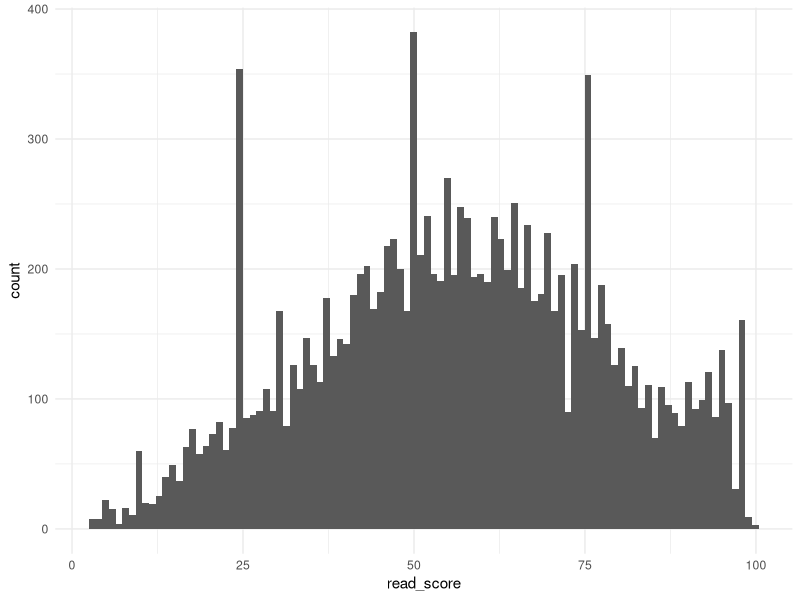
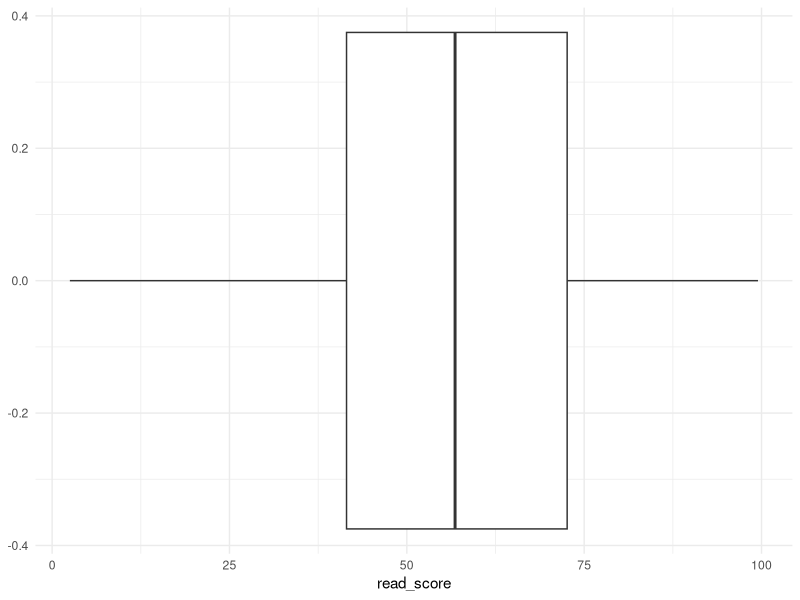
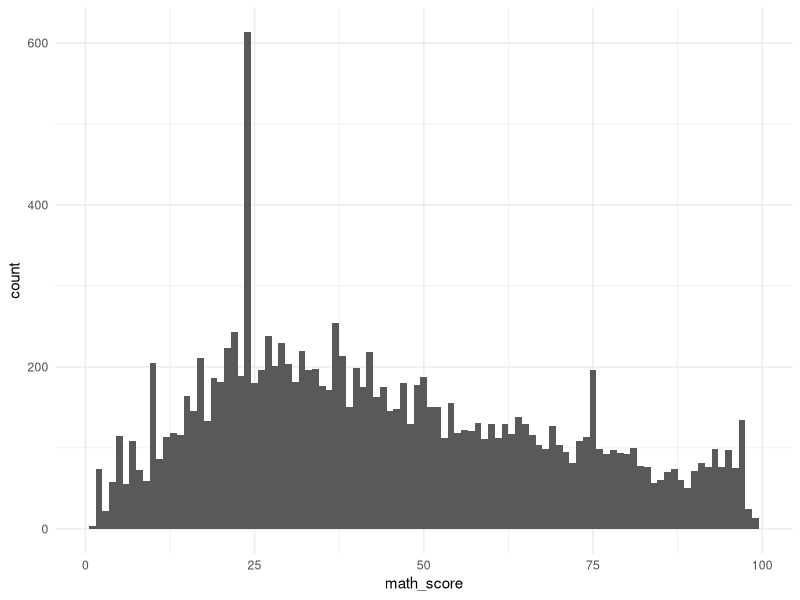
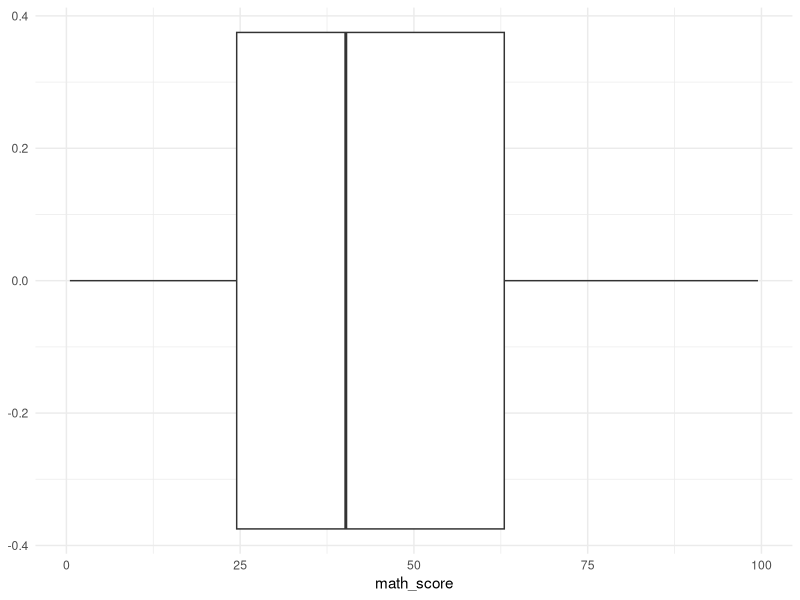
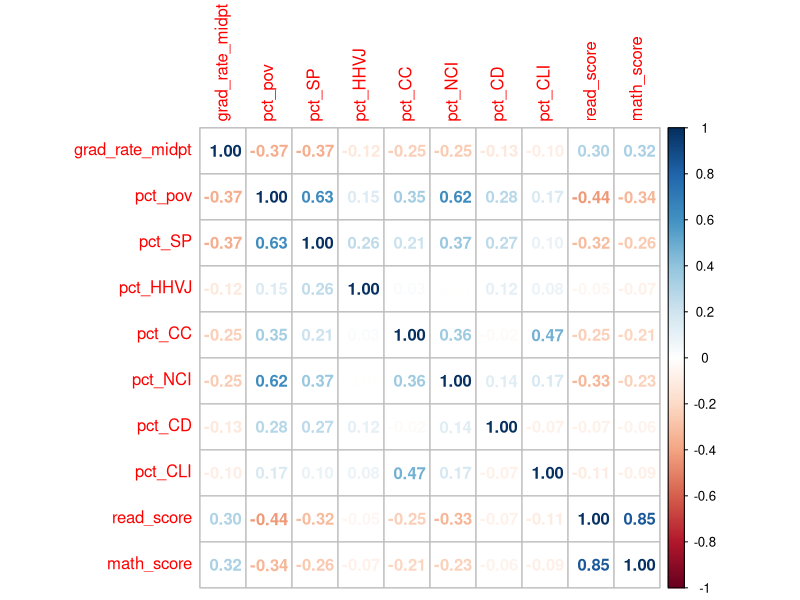
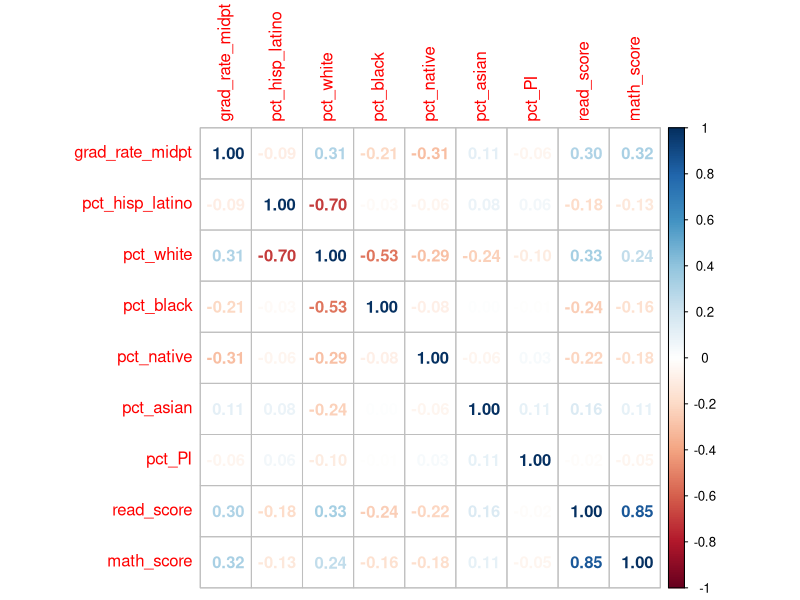
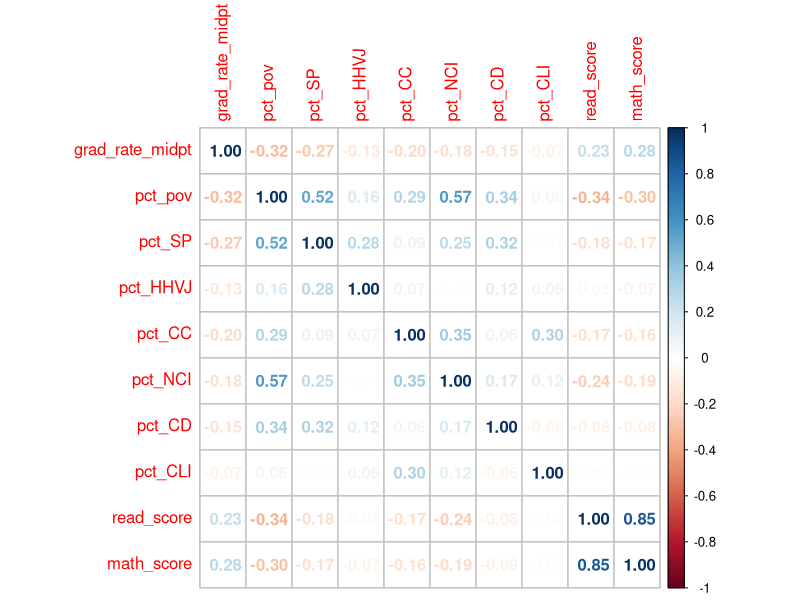
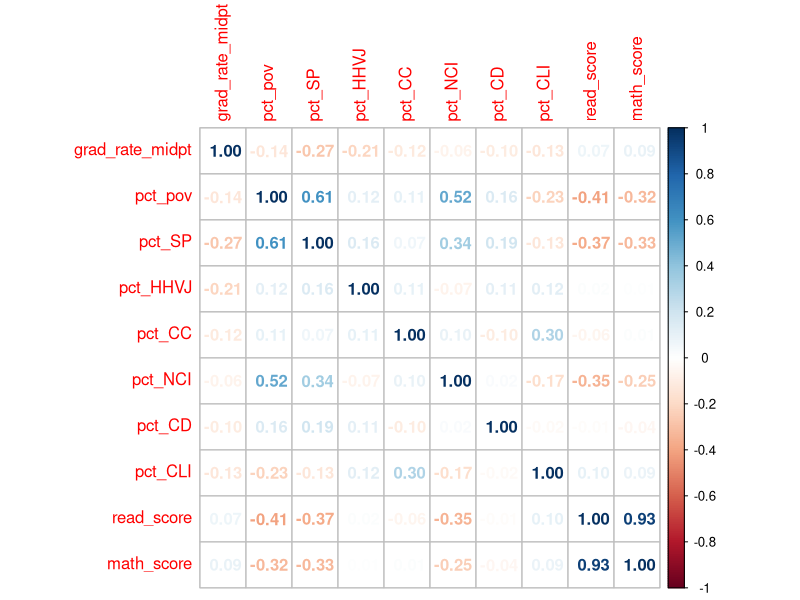

The R script that drew these images, in order:
## ---- chunk 1

library(tidyverse)
library(readr)
library(corrplot)

school_assess <- read_csv("../data/school_assess.csv")
grad_raceP_household_rev <- read_csv("../data/grad_raceP_household_rev.csv")


## ---- chunk 2
school_assess <- school_assess %>%
  filter(read_test_pct_prof_midpt > 0, 
         math_test_pct_prof_midpt > 0) %>%
  group_by(leaid)%>%
  summarize(read_score = mean(read_test_pct_prof_midpt), 
            math_score = mean(math_test_pct_prof_midpt))
## ---- chunk 3
school_assess %>%
  ggplot(aes(x=read_score)) +
  geom_histogram(bins = 100)+
  theme_minimal()

ggplot(school_assess, aes(x=read_score)) +
  geom_boxplot()+
  theme_minimal()
## ---- chunk 4
ggplot(school_assess, aes(x=math_score)) +
  geom_histogram(bins = 100)+
  theme_minimal()

ggplot(school_assess, aes(x=math_score)) +
  geom_boxplot()+
  theme_minimal()
## ---- chunk 5
district_assess <- grad_raceP_household_rev %>%
  left_join(school_assess, by = c("LEAID" = "leaid"))
## ---- chunk 6
district_assess <- district_assess %>%
    select(17:22) %>%
    mutate(
        predom_race = names(.)[max.col(.)],
        predom_race = predom_race %>% 
            str_replace_all("pct_", ""), 
        predom_race = predom_race %>% 
            factor(levels = c("hisp_latino", "white", 
                              "black", "native", "asian"), 
                   labels = c("Hispanic/Latino", "White", 
                              "Black", "Native American", "Asian")
            )
    ) %>%
    select(predom_race) %>% 
    bind_cols(district_assess) %>%
    relocate(predom_race, .after = pct_CLI) 

district_assess %>%
    count(predom_race)
## ---- chunk 7
 district_assess_corr <- district_assess %>%
  select(grad_rate_midpt, pct_pov:pct_CLI, read_score, math_score) %>%
  na.omit()

district_assess_corr[,1:ncol(district_assess_corr)] %>% 
    cor() %>%
    corrplot(method = "number")
## ---- chunk 8
 district_assess_corr_race <- district_assess %>%
  select(grad_rate_midpt, pct_hisp_latino:pct_PI, read_score, math_score) %>%
  na.omit()

district_assess_corr_race[,1:ncol(district_assess_corr_race)] %>% 
    cor() %>%
    corrplot(method = "number")
## ---- chunk 9
 district_assess_corr_white <- district_assess %>%
  filter(predom_race == "White") %>%
  select(grad_rate_midpt, pct_pov:pct_CLI, read_score, math_score) %>%
  na.omit()

district_assess_corr_white[,1:ncol(district_assess_corr_white)] %>% 
    cor() %>%
    corrplot(method = "number")
## ---- chunk 10
 district_assess_corr_black <- district_assess %>%
  filter(predom_race == "Black") %>%
  select(grad_rate_midpt, pct_pov:pct_CLI, read_score, math_score) %>%
  na.omit()

district_assess_corr_black[,1:ncol(district_assess_corr_black)] %>% 
    cor() %>%
    corrplot(method = "number")
## ---- chunk 11
 district_assess_corr_HL <- district_assess %>%
  filter(predom_race == "Hispanic/Latino") %>%
  select(grad_rate_midpt, pct_pov:pct_CLI, read_score, math_score) %>%
  na.omit()

district_assess_corr_HL[,1:ncol(district_assess_corr_HL)] %>% 
    cor() %>%
    corrplot(method = "number")
